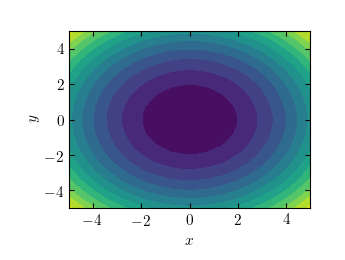

The script that saved this image:
#!/usr/bin/env python

def f(x,y):
    return x**2+y**2

def main():
    print("map")
    from numpy import linspace,meshgrid,reshape,column_stack,array,zeros,ones
    from numpy.random import uniform,randint,normal
    from matplotlib.pyplot import contourf,show,figure,savefig,xlabel,ylabel,subplots_adjust

    import tensorflow as tf

    d1=20
    d2=20

    x=linspace(-5,5,d1)
    y=linspace(-5,5,d2)

    Y,X=meshgrid(y,x)

    feed_c=[[a,b] for a in x for b in y]
    feed_z=[f(a,b) for a,b in feed_c]
    Z=reshape(feed_z,(d1,d2))

    feed_z=reshape(feed_z,(-1,1))
    feed_z=array(feed_z,dtype='float32')

    """
    true dataset
    """


    figure()

    contourf(X,Y,Z,12,interpolation=None)

    xlabel(r"$x$")
    ylabel(r"$y$")
    subplots_adjust(bottom=0.2,left=0.2)

    savefig("_map0.png")

    d_in=10000

    x_in=uniform(-5,5,d_in)
    y_in=uniform(-5,5,d_in)


    feed_c_in=array(column_stack((x_in,y_in)),dtype='float32')
    feed_z_out=[f(a,b)+normal(0.0,0.1,1) for a,b in feed_c_in]

    feed_z_out=reshape(feed_z_out,(-1,1))
    feed_z_out=array(feed_z_out,dtype='float32')

    """
    train dataset
    """

    t_dataset=tf.data.Dataset.from_tensor_slices((feed_c_in,feed_z_out))
    train_dataset=t_dataset.repeat().batch(2000)

    """
    Iterator
    """
    iterator=tf.data.Iterator.from_structure(train_dataset.output_types,train_dataset.output_shapes)
    next_element=iterator.get_next()
    train_init_op=iterator.make_initializer(train_dataset)

    tr_dataset=tf.data.Dataset.from_tensor_slices((feed_c,feed_z))
    true_dataset=tr_dataset.batch(d1*d2)

    validate_init_op=iterator.make_initializer(true_dataset)

    input_layer=next_element[0]
    output_layer=next_element[1]

    """
    ANN
    """
    
    dense1=tf.layers.dense(inputs=input_layer,units=28,activation=tf.nn.tanh,bias_initializer=tf.truncated_normal_initializer())
    dense2=tf.layers.dense(inputs=dense1,units=29,activation=tf.nn.tanh,bias_initializer=tf.truncated_normal_initializer())

    y_out=tf.layers.dense(inputs=dense2,units=1)

    cross_entropy=tf.reduce_mean(tf.nn.l2_loss((output_layer-y_out)))
    #cross_entropy=tf.reduce_mean((output_layer-y_out)**2)
    optimizer=tf.train.AdamOptimizer(0.01)
    minimize=optimizer.minimize(cross_entropy)

    init_vars=tf.group(tf.global_variables_initializer())

    sess = tf.Session()

    sess.run(train_init_op)
    sess.run(init_vars)

    """
    Training
    """

    for i in range(10000):
        a,b=sess.run([cross_entropy,minimize])
        if i%200 == 0:
            print(i,a,b)

    """
    Evaluation
    """
    sess.run(validate_init_op)
    y_predicted=sess.run(y_out)

    Z_predicted=reshape(y_predicted,(d1,d2))

    figure()
    contourf(X,Y,Z_predicted,12,interpolation=None)
    xlabel(r"$x$")
    ylabel(r"$y$")
    subplots_adjust(bottom=0.2,left=0.2)

    savefig("_map.png")

    show()


if __name__=="__main__":
    try:
        main()
    except KeyboardInterrupt:
        print("Ctrl-C")
